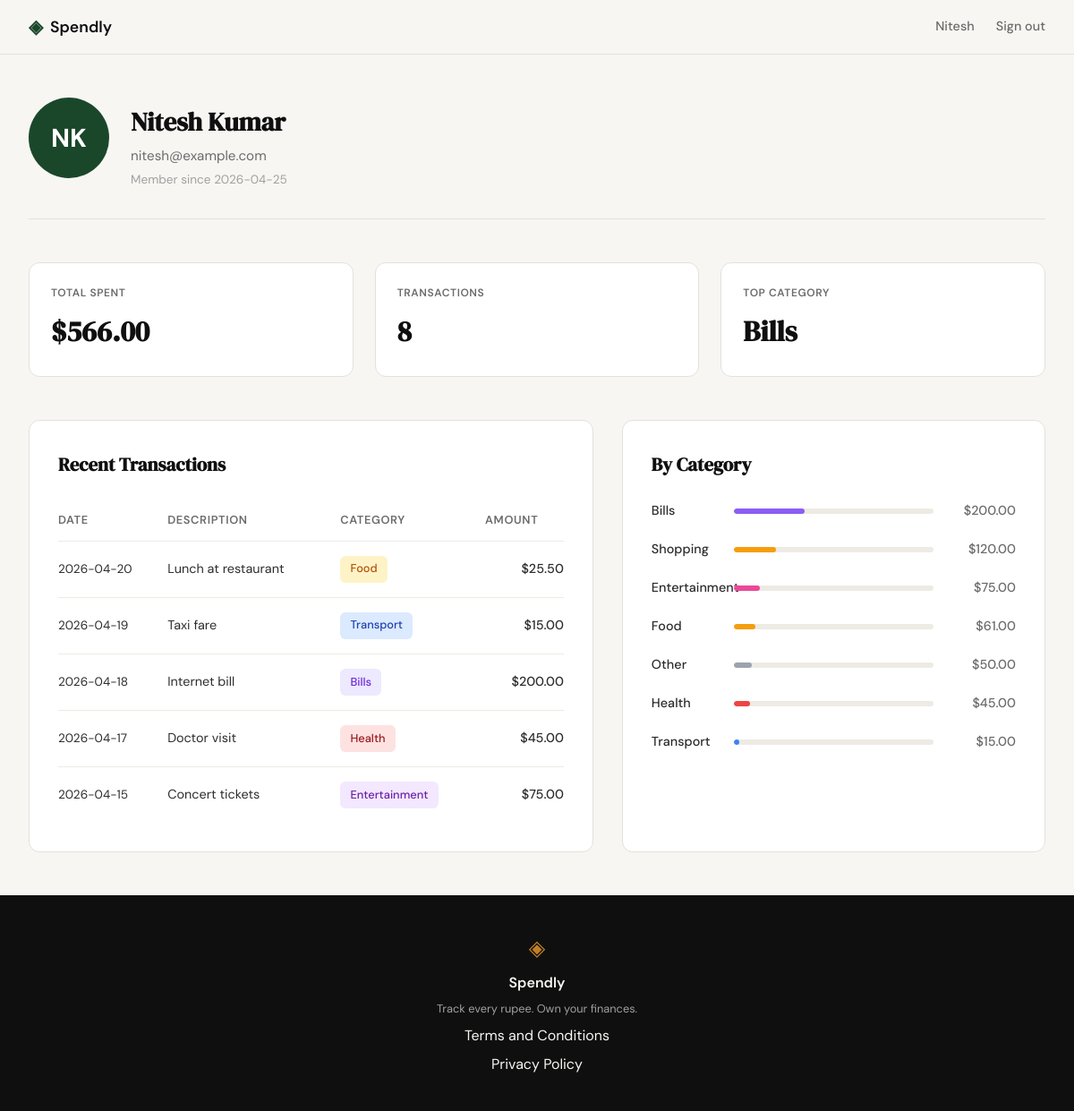
The page /profile (signed in) on the database its author committed.
### tables this page shows
CREATE TABLE users (
            id            INTEGER PRIMARY KEY AUTOINCREMENT,
            name          TEXT    NOT NULL,
            email         TEXT    UNIQUE NOT NULL,
            password_hash TEXT    NOT NULL,
            created_at    TEXT    DEFAULT (datetime('now'))
        );

CREATE TABLE expenses (
            id          INTEGER PRIMARY KEY AUTOINCREMENT,
            user_id     INTEGER NOT NULL REFERENCES users(id),
            amount      REAL    NOT NULL,
            category    TEXT    NOT NULL,
            date        TEXT    NOT NULL,
            description TEXT,
            created_at  TEXT    DEFAULT (datetime('now'))
        );

### app.py (the view)
@app.route("/profile")
def profile():
    if not session.get("user_id"):
        return redirect(url_for("login"))
    user = get_user_by_id(session["user_id"])
    if user is None:
        abort(404)
    expenses = get_user_expenses(session["user_id"])
    stats = get_user_stats(session["user_id"])
    categories = get_category_breakdown(session["user_id"])
    return render_template(
        "profile.html",
        user=user,
        expenses=expenses,
        stats=stats,
        categories=categories
    )

### app.py (called while the page is built)
@app.context_processor
def inject_user():
    user = None
    if session.get("user_id"):
        user = get_user_by_id(session["user_id"])
    return {'current_user': user}

### database/db.py (called while the page is built)
def get_db():
    db_path = os.path.join(os.path.dirname(__file__), '..', 'spendly.db')
    conn = sqlite3.connect(db_path)
    conn.row_factory = sqlite3.Row
    conn.execute('PRAGMA foreign_keys = ON')
    return conn

def get_user_by_id(user_id):
    conn = get_db()
    cursor = conn.cursor()
    cursor.execute('SELECT * FROM users WHERE id = ?', (user_id,))
    user = cursor.fetchone()
    conn.close()
    return user

def get_user_expenses(user_id):
    conn = get_db()
    cursor = conn.cursor()
    cursor.execute(
        'SELECT * FROM expenses WHERE user_id = ? ORDER BY date DESC',
        (user_id,)
    )
    expenses = cursor.fetchall()
    conn.close()
    return expenses

def get_user_stats(user_id):
    conn = get_db()
    cursor = conn.cursor()
    cursor.execute(
        'SELECT SUM(amount) FROM expenses WHERE user_id = ?',
        (user_id,)
    )
    total_spent = cursor.fetchone()[0] or 0.0
    cursor.execute(
        'SELECT COUNT(*) FROM expenses WHERE user_id = ?',
        (user_id,)
    )
    transaction_count = cursor.fetchone()[0] or 0
    cursor.execute(
        'SELECT category, SUM(amount) FROM expenses WHERE user_id = ? GROUP BY category ORDER BY SUM(amount) DESC LIMIT 1',
        (user_id,)
    )
    top_result = cursor.fetchone()
    top_category = top_result[0] if top_result else None
    conn.close()
    return {
        'total_spent': total_spent,
        'transaction_count': transaction_count,
        'top_category': top_category
    }

def get_category_breakdown(user_id):
    conn = get_db()
    cursor = conn.cursor()
    cursor.execute(
        'SELECT category, SUM(amount) as total_amount FROM expenses WHERE user_id = ? GROUP BY category ORDER BY total_amount DESC',
        (user_id,)
    )
    categories = [dict(row) for row in cursor.fetchall()]
    conn.close()
    return categories

### templates/profile.html (shortened to what this page needs)
{% extends "base.html" %}
{% block content %}
<section class="profile-section">
    <div class="profile-inner">
        <div class="profile-header">
            <div class="profile-user-info">
                <div class="profile-avatar">
                    {% set initials = (user.name.split()[0][0] + user.name.split()[-1][0]).upper() if ' ' in user.name else user.name[0].upper() %}
                    {{ initials }}
                </div>
                <div class="profile-user-details">
                    <h1 class="profile-name">{{ user.name }}</h1>
                    <p class="profile-email">{{ user.email }}</p>
                    <p class="profile-meta">Member since {{ user.created_at[:10] }}</p>
                </div>
            </div>
        </div>
        <div class="profile-stats">
            <div class="stat-card">
                <span class="stat-label">TOTAL SPENT</span>
                <span class="stat-value">${{ "%.2f"|format(stats.total_spent) }}</span>
            </div>
            <div class="stat-card">
                <span class="stat-label">TRANSACTIONS</span>
                <span class="stat-value">{{ stats.transaction_count }}</span>
            </div>
            <div class="stat-card">
                <span class="stat-label">TOP CATEGORY</span>
                <span class="stat-value">{{ stats.top_category or "—" }}</span>
            </div>
        </div>
        <div class="profile-content">
            <div class="transactions-section">
                <h2 class="section-title">Recent Transactions</h2>
                <table class="transactions-table">
                    <thead>
                        <tr>
                            <th>DATE</th>
                            <th>DESCRIPTION</th>
                            <th>CATEGORY</th>
                            <th>AMOUNT</th>
                        </tr>
                    </thead>
                    <tbody>
                        {% for expense in expenses[:5] %}
                        <tr>
                            <td class="date-cell">{{ expense['date'] }}</td>
                            <td class="description-cell">{{ expense['description'] }}</td>
                            <td class="category-cell">
                                <span class="category-badge category-{{ expense['category'].lower() }}">
                                    {{ expense['category'] }}
                                </span>
                            </td>
                            <td class="amount-cell">${{ "%.2f"|format(expense['amount']) }}</td>
                        </tr>
                        {% endfor %}
                    </tbody>
                </table>
            </div>
            <div class="breakdown-section">
                <h2 class="section-title">By Category</h2>
                <div class="category-bars">
                    {% set total = stats.total_spent %}
                    {% for category_data in categories %}
                        {% set category_name = category_data.category %}
                        {% set category_amount = category_data.total_amount %}
                        {% set percentage = (category_amount / total * 100) if total > 0 else 0 %}
                        <div class="category-bar-row">
                            <span class="category-name">{{ category_name }}</span>
                            <div class="category-bar-container">
                                <div class="category-bar category-bar-{{ category_name.lower() }}" style="width: {{ percentage }}%"></div>
                            </div>
                            <span class="category-amount">${{ "%.2f"|format(category_amount) }}</span>
                        </div>
                    {% endfor %}
                </div>
            </div>
        </div>
    </div>
</section>
{% endblock %}

### templates/base.html (shortened to what this page needs)
<!DOCTYPE html>
<html lang="en">
<head>
    <link rel="stylesheet" href="{{ url_for('static', filename='css/style.css') }}">
</head>
<body>
    <nav class="navbar">
        <div class="nav-inner">
            <a href="{{ url_for('landing') }}" class="nav-brand">
                <span class="brand-icon">◈</span>
                <span class="brand-name">Spendly</span>
            </a>
            <div class="nav-links">
                {% if current_user %}
                    <a href="{{ url_for('profile') }}">{{ current_user.name.split()[0] }}</a>
                    <a href="{{ url_for('logout') }}">Sign out</a>
                {% else %}
                    <a href="{{ url_for('login') }}">Sign in</a>
                    <a href="{{ url_for('register') }}" class="nav-cta">Get started</a>
                {% endif %}
            </div>
        </div>
    </nav>
    <main class="main-content">
        {% block content %}{% endblock %}
    </main>
    <footer class="footer">
        <div class="footer-inner">
            <span class="brand-icon">◈</span>
            <span class="footer-name">Spendly</span>
            <p class="footer-copy">Track every rupee. Own your finances.</p>
            <p><a href="/terms">Terms and Conditions</a> </p>
            <p><a href="{{ url_for('privacy') }}">Privacy Policy</a></p>
        </div>
    </footer>
</body>
</html>

### rows shown on the page
users: name "Nitesh", name "Nitesh Kumar", email "nitesh@example.com", created_at "2026-04-25"
expenses: category "Bills", date "2026-04-18", description "Internet bill", amount "200.00", {{ percentage }} 35.3356890459364 (drawn)
expenses: date "2026-04-20", description "Lunch at restaurant", category "Food", amount "25.50"
expenses: date "2026-04-19", description "Taxi fare", category "Transport", amount "15.00", {{ percentage }} 2.65017667844523 (drawn)
expenses: date "2026-04-17", description "Doctor visit", category "Health", amount "45.00", {{ percentage }} 7.950530035335689 (drawn)
expenses: date "2026-04-15", description "Concert tickets", category "Entertainment", amount "75.00", {{ percentage }} 13.250883392226148 (drawn)
expenses: category "Shopping", {{ percentage }} 21.20141342756184 (drawn), amount "120.00"
expenses: category "Other", {{ percentage }} 8.8339222614841 (drawn), amount "50.00"

### other values the page prints
{{ initials }} "NK"
{{ "%.2f"|format(stats.total_spent) }} "566.00"
{{ stats.transaction_count }} "8"
{{ category_name }} "Food"
{{ "%.2f"|format(category_amount) }} "61.00"
